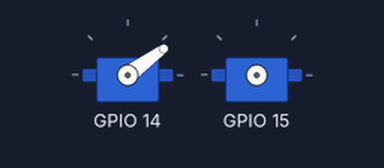
Recording of a program running on a simulated Raspberry Pi (BCM pin numbers). Shown: 2 × servo. Servo angles are drawn from the pulse width (0.5 ms = 0°, 2.5 ms = 180°). At 7.4 s the program stops and its outputs stay as they are.

Above: at 0.2 s.
At 3.11 s:
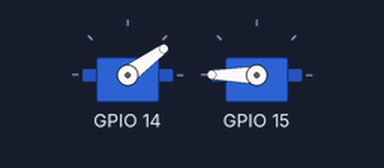
At 5.23 s:
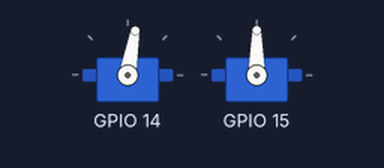
At 7.1 s:
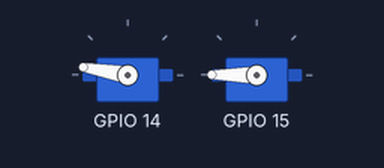
Timing chart, 0 to 8.6 s (numbered marks = the images above):
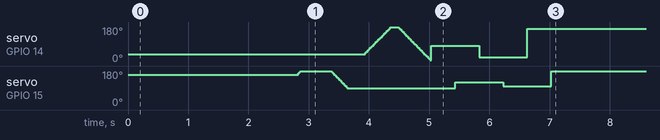

The program:

SteeringTest.py
```python
from SteeringModule.Steering import Steering
import time
steer=Steering(14,0,180,15,90,180,36,160)
steer.setup()
time.sleep(2)
for i in range(0,900):
    steer.Up()

for i in range(0,900):
    steer.Down()

for i in range(0,900):
    steer.Left()

for i in range(0,900):
    steer.Right()

steer.specify(80,120)
steer.specify(20,100)
steer.specify(170,180)

steer.cleanup()
```

Steering.py
```python
from SteeringModule.Rotation import Rotation

class Steering:
    def __init__(self,channelH,min_thetaH,max_thetaH,
            channelV,min_thetaV,max_thetaV,init_thetaH=0,init_thetaV=0):
        self.hRotation=Rotation(channelH,min_thetaH,max_thetaH,init_thetaH)
        self.vRotation=Rotation(channelV,min_thetaV,max_thetaV,init_thetaV)

    def setup(self):
        self.hRotation.setup()
        self.vRotation.setup()

    def Up(self):
        self.vRotation.positiveRotation()

    def Down(self):
        self.vRotation.reverseRotation()

    def Left(self):
        self.hRotation.positiveRotation()

    def Right(self):
        self.hRotation.reverseRotation()

    def specify(self,thetaH,thetaV):
        self.hRotation.specifyRotation(thetaH)
        self.vRotation.specifyRotation(thetaV)

    def cleanup(self):
        self.hRotation.cleanup()
        self.vRotation.cleanup()
```

Rotation.py
```python
# -*- coding: UTF-8 -*-
import RPi.GPIO as GPIO
import time

class Rotation:
        '''This class represent a SG90 module'''
	frequency=50 #Impulse frequency(Hz)
	delta_theta=0.2 #Rotation interval(degree)
	min_delay=0.0006 #The theoretical time to rotate delta_theta(s)
	max_delay=0.4 #The time to rotate from 0 to 180(s)

	def __init__(self,channel,min_theta,max_theta,init_theta=0):
		self.channel=channel #Control pin
		if(min_theta<0 or min_theta>180):
			self.min_theta=0
		else:
			self.min_theta=min_theta
		if(max_theta<0 or max_theta>180):
			self.max_theta=180
		else:
			self.max_theta=max_theta
                if(init_theta<min_theta or init_theta>max_theta):
                    self.init_theta=(self.min_theta+self.max_theta)/2
                else:
		    self.init_theta=init_theta #Initial theta
                self.min_dutycycle=2.5+self.min_theta*10/180
                self.max_dutycycle=2.5+self.max_theta*10/180


	def setup(self):
		'''
		Init
		'''
		GPIO.setmode(GPIO.BCM)
		GPIO.setwarnings(False)
		GPIO.setup(self.channel,GPIO.OUT)
		self.pwm=GPIO.PWM(self.channel,Rotation.frequency) #PWM
		self.dutycycle=2.5+self.init_theta*10/180 #The initial dutycycle
		self.pwm.start(self.dutycycle)
		time.sleep(Rotation.max_delay)

	def positiveRotation(self):
		'''
		Positive rotation，rotating delta_theta each invoking
		'''
		self.dutycycle=self.dutycycle+Rotation.delta_theta*10/180
		if self.dutycycle>self.max_dutycycle:
			self.dutycycle=self.max_dutycycle
		self.pwm.ChangeDutyCycle(self.dutycycle)
		time.sleep(Rotation.min_delay)

	def reverseRotation(self):
		'''
		Reverse rotation，rotating delta_theta each invoking
		'''
		self.dutycycle=self.dutycycle-Rotation.delta_theta*10/180
		if self.dutycycle<self.min_dutycycle:
			self.dutycycle=self.min_dutycycle
		self.pwm.ChangeDutyCycle(self.dutycycle)
		time.sleep(Rotation.min_delay)

	def specifyRotation(self,theta):
		'''
		Rotate to specify theta
		'''
                if(theta<0 or theta>180):
			return
		self.dutycycle=2.5+theta*10/180
		self.pwm.ChangeDutyCycle(self.dutycycle)
		time.sleep(Rotation.max_delay)

	def cleanup(self):
		self.pwm.stop()
		time.sleep(Rotation.min_delay)
		GPIO.cleanup()
```
